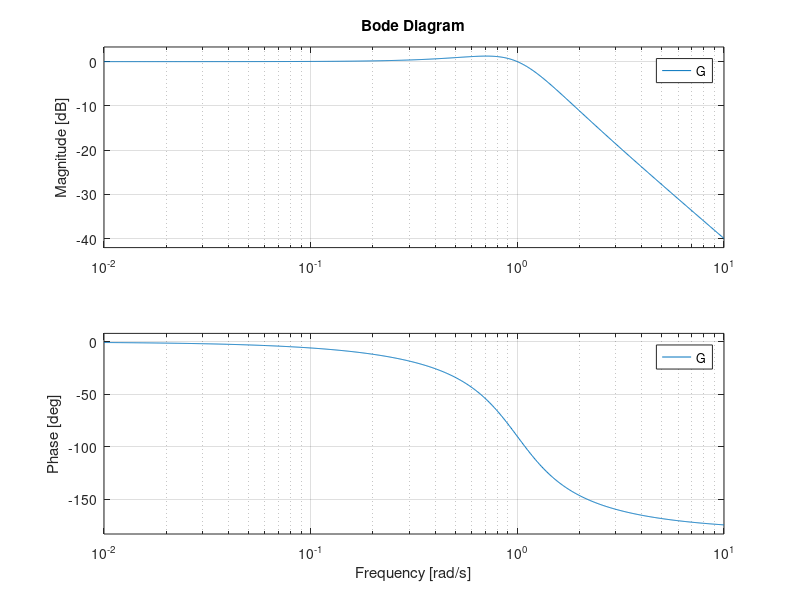
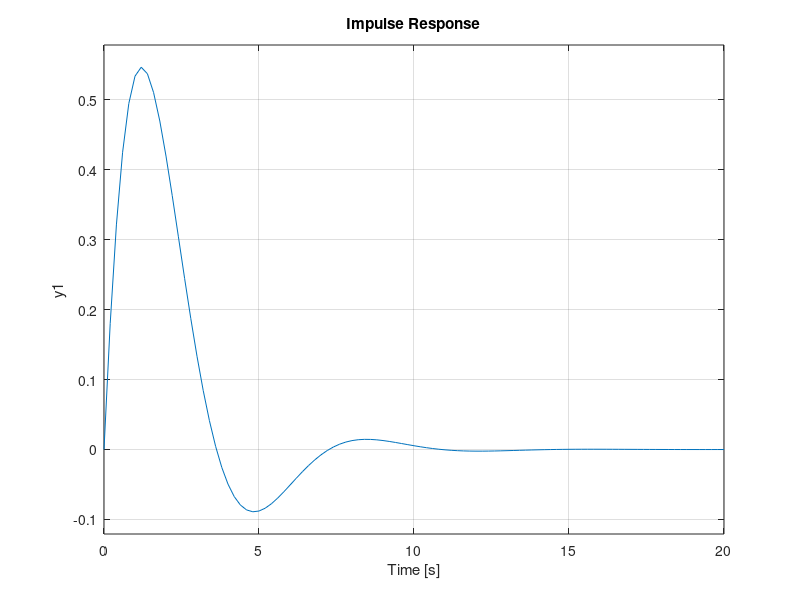
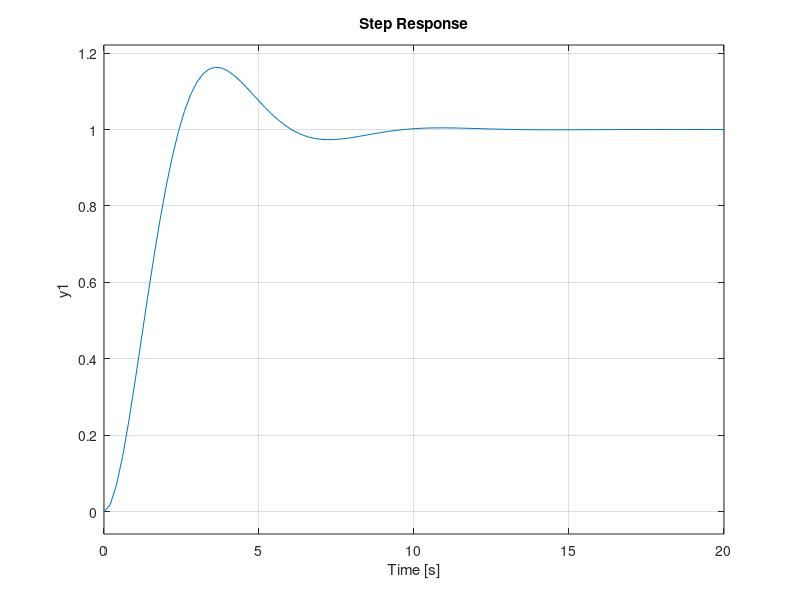

Recreate these plots in MATLAB, in order.

%% This command tells matlab that take s to be my transfer function symbol
%It looks like it only takes 's' as a variable and doesn't take any other symbol
s = tf('s')  ;   

%% In this section we create our transfer function and draw its response
G = 1/(s^2+s+1); %This is my Transfer function

bode(G)     %This draws the bode diagram of my system
figure      %Create a new figure so i can draw other graphs on it
impulse(G)  %Plot the impulse response of my system
figure
step(G)     %plot the step response of my system
